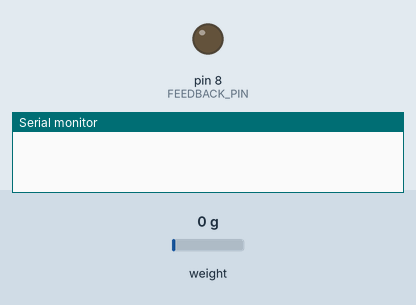
A sketch run on a simulated Arduino Uno, built with avr-gcc and run on an emulated ATmega328P. On the bench: output pins drawn as LEDs (lit = HIGH), the last lines printed to the serial monitor. The inputs (shaded band) are chosen by the test bench; at power-on: weight on the scale 0 g.

Above: at 0.1 s.
At 0.6 s:
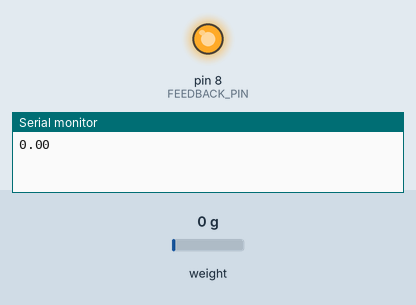
Timing chart, 0 to 2.1 s (numbered marks = the images above):
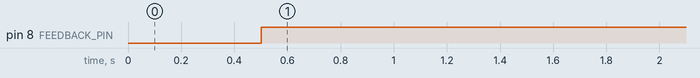

Measured:
- by itself, pin 8 (FEEDBACK_PIN): LOW → HIGH at 0.50 s

The sketch:

main.ino
```cpp
// LIBRARIES
#include <HX711.h>

// CONSTANTS
#define SERIAL_RATE 9600
#define FEEDBACK_INTENSITY 145
#define CALIBRATION_FACTOR 4800
#define OFFSET 29709
#define FORCE_READINGS 5
#define VIBRATE_ON 'I'
#define VIBRATE_OFF 'O'
#define MAX_LOAD 30
#define MIN_FORCE 5
#define PRINT_FREQUENCY 10

// PINS
#define CLOCK_PIN 2
#define SENSOR_PIN 3
#define FEEDBACK_PIN 8

// GLOBALS
boolean VIBRATING;
HX711 SCALE(SENSOR_PIN, CLOCK_PIN);
double FORCE;

void setup() {
  // SET FORCE SENSOR
  SCALE.set_scale(CALIBRATION_FACTOR);
  SCALE.set_offset(OFFSET);

  // SET HAPTIC FEEDBACK
  pinMode(FEEDBACK_PIN, OUTPUT);
  digitalWrite(FEEDBACK_PIN, LOW);

  // SET GLOBAL VARIABLES
  VIBRATING = false;
  FORCE = 0;

  Serial.begin(SERIAL_RATE); // Default communication rate of the Bluetooth module
}

void loop() {
  FORCE = SCALE.get_units(FORCE_READINGS);
  if (FORCE <= MIN_FORCE) {
    FORCE = 0;
  }
  Serial.println(FORCE);
  analogWrite(FEEDBACK_PIN, FEEDBACK_INTENSITY);
/*
  if (FORCE > MAX_LOAD && !VIBRATING) {
    analogWrite(FEEDBACK_PIN, FEEDBACK_INTENSITY);
    VIBRATING = true;
  } else if (FORCE < MAX_LOAD && VIBRATING) {
    digitalWrite(FEEDBACK_PIN, LOW);
    VIBRATING = false;
  }
  */
}
```
